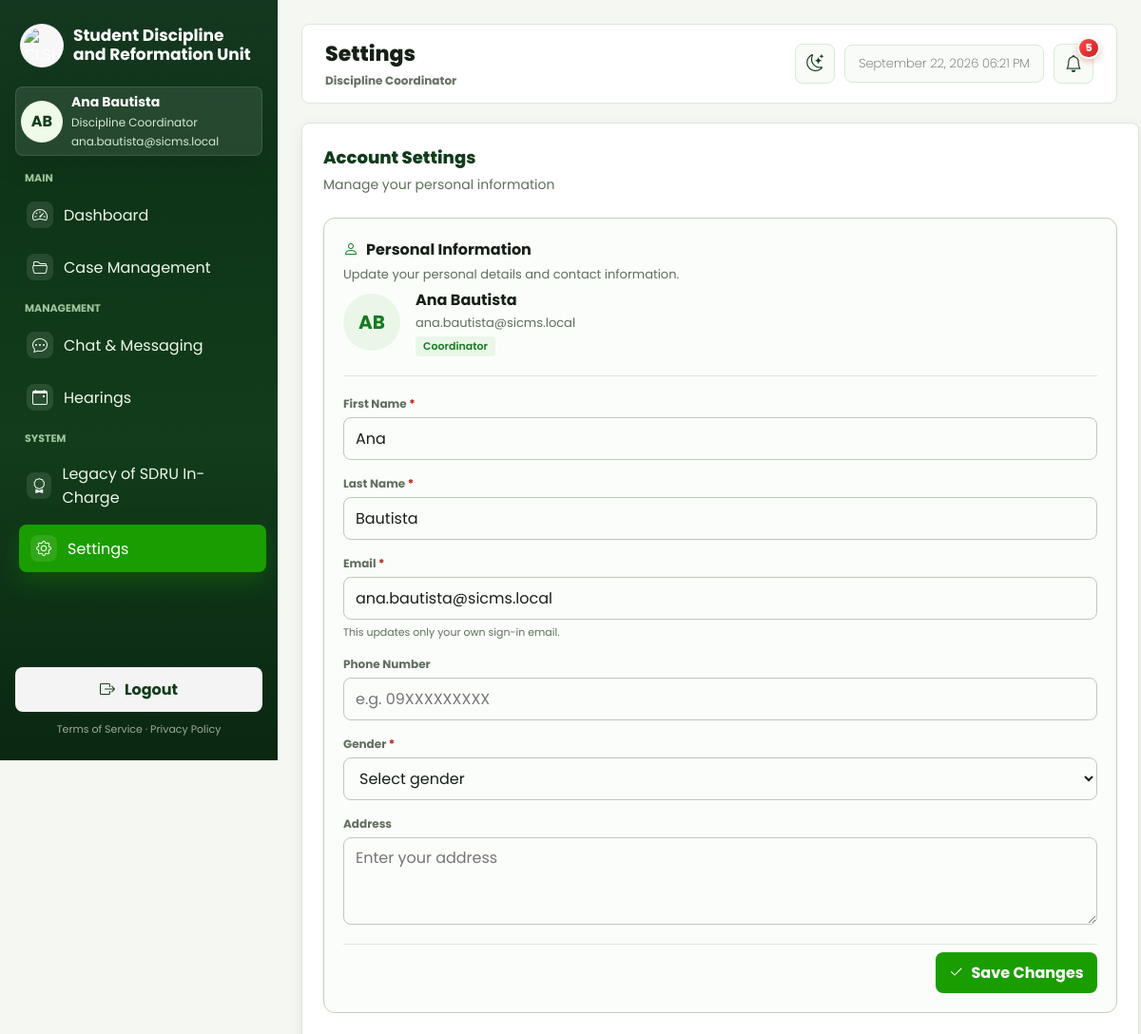
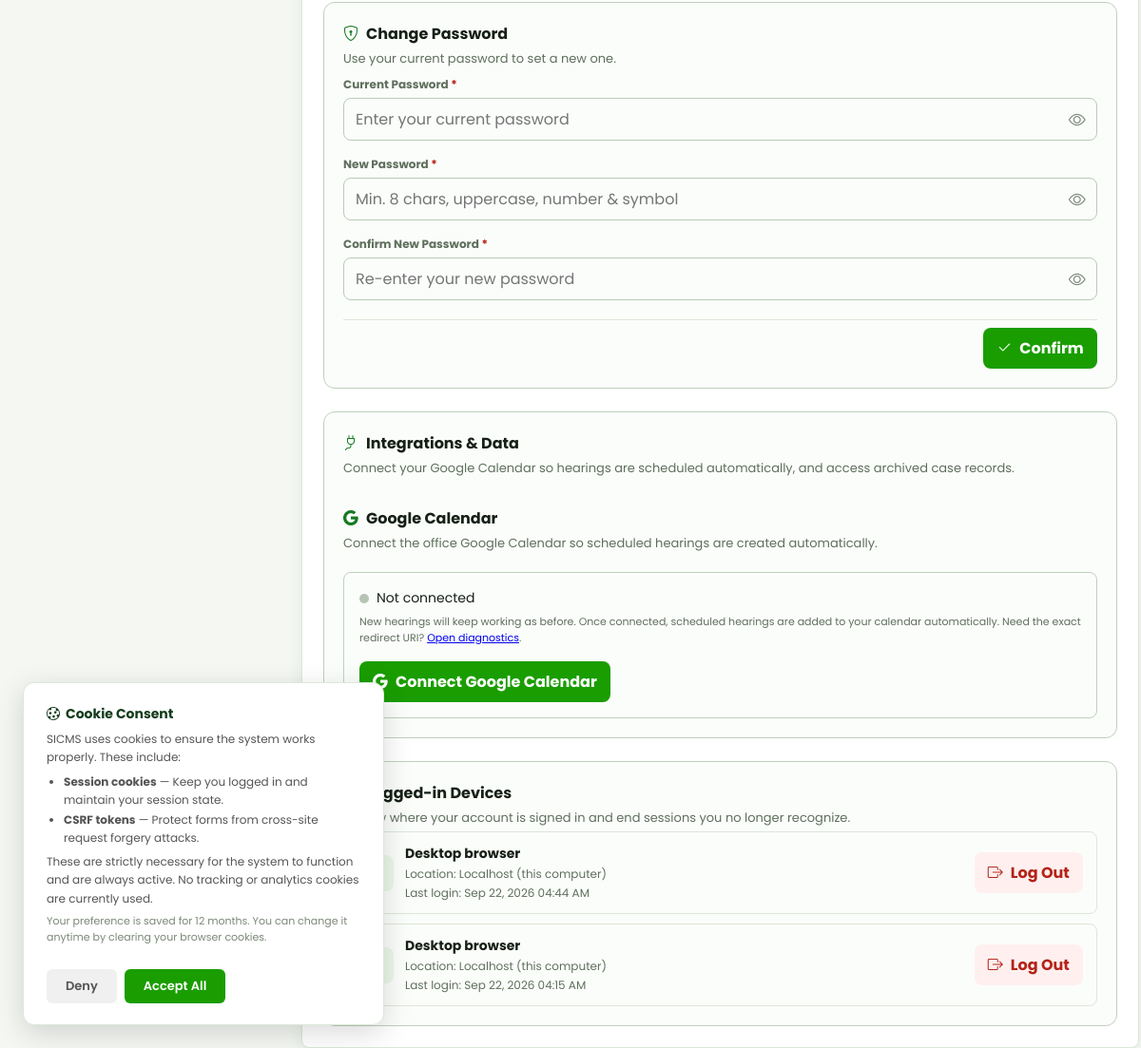
Screenshot of /web/views/settings/index.php (signed in) with the database file from the repository (2 pictures, top to bottom).
### tables this page shows
CREATE TABLE `accounts` (
  `account_id` int UNSIGNED NOT NULL,
  `first_name` varchar(100) NOT NULL,
  `last_name` varchar(100) NOT NULL,
  `email` varchar(255) NOT NULL,
  `password_hash` varchar(255) DEFAULT NULL,
  `auth_provider` varchar(50) DEFAULT NULL,
  `role` varchar(50) NOT NULL DEFAULT 'student',
  `status` varchar(20) NOT NULL DEFAULT 'active',
  `college_id` int UNSIGNED DEFAULT NULL,
  `student_number` varchar(50) DEFAULT NULL,
  `college` varchar(255) DEFAULT NULL,
  `course` varchar(255) DEFAULT NULL,
  `section` varchar(50) DEFAULT NULL,
  `created_at` datetime NOT NULL DEFAULT CURRENT_TIMESTAMP,
  `updated_at` datetime NOT NULL DEFAULT CURRENT_TIMESTAMP ON UPDATE CURRENT_TIMESTAMP,
  `phone_number` varchar(20) NOT NULL DEFAULT '',
  `gender` varchar(20) NOT NULL DEFAULT '',
  `birthday` date DEFAULT NULL,
  `address` text NOT NULL
);

### web/views/settings/index.php (the view, shortened to what the rows shown need)
<?php
require_once __DIR__ . '/../../models/User.php';
require_once __DIR__ . '/../../models/AuditLog.php';
require_once __DIR__ . '/../../models/LoginSession.php';
require_once __DIR__ . '/../../../routes.php';
$user = User::findByEmail($_SESSION['email']);
function h($value) {
    return htmlspecialchars((string) $value, ENT_QUOTES, 'UTF-8');
}
$roleKey = strtolower(str_replace(['_', ' '], '-', (string) ($user['role'] ?? '')));
$staffRoles = ['admin', 'sdr-staff', 'sdru-staff', 'coordinator', 'reformation-coordinator', 'head-of-sdru', 'sdru-head'];
$isStaffView = in_array($roleKey, $staffRoles, true);
$old = [];
$old = $old ?: $user;
$loginSessions = LoginSession::forAccount((int) $user['account_id'], session_id());
?>
<!DOCTYPE html>
<html lang="en">
<head>
    <link rel="stylesheet" href="https://cdn.jsdelivr.net/npm/bootstrap-icons@1.11.3/font/bootstrap-icons.min.css">
    <link rel="stylesheet" href="../layout/style.css">
    <link rel="stylesheet" href="../layout/sidebar.css">
    <link rel="stylesheet" href="../layout/system.css?v=2">
    <link rel="stylesheet" href="../layout/accounts.css?v=2">
    <link rel="stylesheet" href="../layout/settings.css">
</head>
<body>
    <div class="dashboard-shell">
        <?php require __DIR__ . '/../layout/sidebar.php'; ?>
        <div class="app-content">
            <?php $pageTitle = 'Settings'; require __DIR__ . '/../layout/topbar.php'; ?>
            <section class="panel settings-panel">
                <div class="panel-heading">
                    <div>
                        <h2 class="panel-heading-title">Account Settings</h2>
                    </div>
                </div>
                <div class="panel-body">
                    <div class="settings-group">
                    <form method="POST" action="<?= h(app_url('web/views/settings/index.php')) ?>" class="settings-form" data-sicms-validate>
                        <div class="settings-avatar-section">
                            <div class="settings-avatar">
                                <?= h(strtoupper(substr($user['first_name'] ?? 'U', 0, 1) . substr($user['last_name'] ?? '', 0, 1))) ?>
                            </div>
                            <div class="settings-avatar-info">
                                <div class="settings-avatar-name"><?= h(($user['first_name'] ?? '') . ' ' . ($user['last_name'] ?? '')) ?></div>
                                <div class="settings-avatar-email"><?= h($user['email'] ?? '') ?></div>
                                <div class="settings-avatar-role"><?= h(ucwords(str_replace(['-', '_'], ' ', $user['role'] ?? ''))) ?></div>
                            </div>
                        </div>
                        <div class="settings-fields">
                            <div class="settings-field-row">
                                <div class="settings-field">
                                    <label for="first_name">First Name <span class="required">*</span></label>
                                    <input type="text" id="first_name" name="first_name" value="<?= h($old['first_name'] ?? '') ?>" required maxlength="100">
                                </div>
                                <div class="settings-field">
                                    <label for="last_name">Last Name <span class="required">*</span></label>
                                    <input type="text" id="last_name" name="last_name" value="<?= h($old['last_name'] ?? '') ?>" required maxlength="100">
                                </div>
                            </div>
                            <div class="settings-field">
                                <label for="email">Email<?= $isStaffView ? ' <span class="required">*</span>' : '' ?></label>
                                <?php if ($isStaffView): ?>
                                    <input type="email" id="email" name="email" value="<?= h($old['email'] ?? $user['email'] ?? '') ?>" required maxlength="255">
                                    <span class="settings-field-note">This updates only your own sign-in email.</span>
                                <?php else: ?>
                                    <input type="email" id="email" value="<?= h($user['email'] ?? '') ?>" disabled>
                                    <span class="settings-field-note">Email cannot be changed.</span>
                                <?php endif; ?>
                            </div>
                            <div class="settings-field-row">
                                <div class="settings-field">
                                    <label for="gender">Gender <span class="required">*</span></label>
                                    <select id="gender" name="gender" required>
                                        <option value="" <?= ($old['gender'] ?? '') === '' ? 'selected' : '' ?>>Select gender</option>
                                    </select>
                                </div>
                            </div>
                        </div>
                    </form>
                    </div>
                    <?php if ($isStaffView): ?>
                </div>
                <?php endif; ?>
                <div class="settings-group">
                    <div class="settings-device-list">
                        <?php foreach ($loginSessions as $loginSession): ?>
                        <div class="settings-device-row">
                            <div class="settings-device-icon"><i class="bi <?= stripos($loginSession['device_type'], 'mobile') !== false ? 'bi-phone' : 'bi-display' ?>"></i></div>
                            <div class="settings-device-info">
                                <strong><?= h($loginSession['device_type']) ?></strong>
                                <span>Location: <?= h($loginSession['location'] ?: session_location($loginSession['ip_address'])) ?><?= (int) $loginSession['is_current'] === 1 ? ' · Current connection' : '' ?></span>
                                <span>Last login: <?= h(date('M d, Y h:i A', strtotime($loginSession['last_login_at']))) ?></span>
                            </div>
                            <?php if ((int) $loginSession['is_current'] !== 1): ?>
                            <form method="POST" action="<?= h(app_url('web/views/settings/index.php')) ?>" data-no-ajax="true" data-confirm="Log out this device?"><button class="btn btn-danger" type="submit"><i class="bi bi-box-arrow-right"></i> Log Out</button></form>
                            <?php endif; ?>
                        </div>
                        <?php endforeach; ?>
                    </div>
                </div>
                </div>
        </div>
</body>
</html>

### web/views/layout/sidebar.php (shortened to what the rows shown need)
<?php
require __DIR__ . '/navigation.php';
$userEmail = isset($user['email']) ? $user['email'] : '';
?>
<aside class="sidebar" id="app-sidebar">
    <div class="sidebar-profile">
        <div class="avatar" aria-hidden="true"><?= h($initials) ?></div>
        <div>
            <div class="profile-name"><?= h($displayName) ?></div>
            <div class="profile-role"><?= h($roleLabel) ?></div>
            <div class="profile-email"><?= h($userEmail) ?></div>
        </div>
    </div>
</aside>

### web/views/layout/topbar.php (shortened to what the rows shown need)
<?php
require __DIR__ . '/navigation.php';
require_once __DIR__ . '/../../models/Notification.php';
$pageTitle = $pageTitle ?? 'Dashboard';
$hidePageTitle = $hidePageTitle ?? false;
$unreadNotificationCount = 0;
if (isset($user['account_id'])) {
    $unreadNotificationCount = Notification::unreadCount((int) $user['account_id']);
}
?>
<div class="app-topbar-container">
    <header class="app-topbar<?= $hidePageTitle ? ' app-topbar-titleless' : '' ?>">
        <?php if (!$hidePageTitle): ?>
            <div class="app-topbar-title">
                <h1><?= h($pageTitle) ?></h1>
                <p><?= h($roleLabel) ?></p>
            </div>
        <?php endif; ?>
        <div class="app-topbar-actions">
            <details class="profile-dropdown">
                <summary class="topbar-icon" title="Notifications" aria-label="Notifications">
                    <i class="bi bi-bell" aria-hidden="true" style="font-size:15ipx;"></i>
                    <?php if ($unreadNotificationCount > 0): ?>
                        <span class="notification-badge"><?= (int) $unreadNotificationCount ?></span>
                    <?php endif; ?>
                </summary>
            </details>
        </div>
    </header>
</div>

### rows the page displays
accounts: initials "AB", displayName "Ana Bautista", role "Discipline Coordinator", email "ana.bautista@sicms.local", account_id "5", first_name+last_name "AB", first_name+last_name "Ana Bautista", role "Coordinator", first_name "Ana", last_name "Bautista", gender "Select gender"

### other values shown
$groupLabel "MAIN"
$item['label'] "Dashboard"
$item['label'] "Case Management"
$groupLabel "MANAGEMENT"
$item['label'] "Chat & Messaging"
$item['label'] "Hearings"
$groupLabel "SYSTEM"
$item['label'] "Legacy of SDRU In-Charge"
$item['label'] "Settings"
$pageTitle "Settings"
$loginSession['device_type'] "Desktop browser"
date('M d, Y h:i A', strtotime($loginSession['last_login_at'])) "Sep 22, 2026 04:44 AM"
date('M d, Y h:i A', strtotime($loginSession['last_login_at'])) "Sep 22, 2026 04:15 AM"
